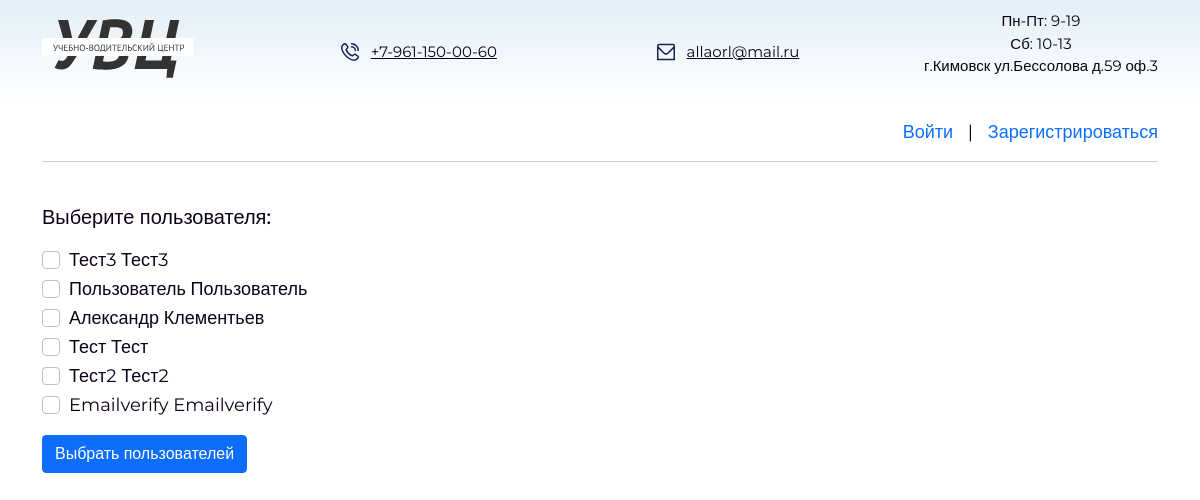
The app's page /users/user_profile/teacher_notice/ with its own data.
### users/models.py (models this page shows)
class User(AbstractUser):
    email = models.EmailField(
        _('email address'),
        unique=True,
    )
    email_verify = models.BooleanField(default=False)
    surname = models.CharField(max_length=255, blank=True, null=True)
    phone = models.CharField(max_length=255, blank=True, null=True)
    USERNAME_FIELD = 'email'
    REQUIRED_FIELDS = []

### users/views.py (the view)
# urls.py: path('user_profile/teacher_notice/', teacher_notice, name='teacher_notice'),
def  teacher_notice(request):
    group = Group.objects.get(id=2)
    users_sorted = User.objects.filter(email_verify=True, groups=group)
    context = {'users': users_sorted}
    return render(request, 'teacher_notice.html', context)

### templates/teacher_notice.html (shortened to what this page needs)
{% load static %}
<!DOCTYPE html>
<html lang="ru">
<head>
    <link href="https://cdn.jsdelivr.net/npm/bootstrap@5.0.2/dist/css/bootstrap.min.css" rel="stylesheet">
    <link rel="stylesheet" href="{% static 'css/main.css' %}">
</head>
<body>
    <header>
        <div class="container">
            <div class="header-els">
                <div class="header-icon">
                    <img src="{% static 'img/logo.svg' %}" alt="logo" class="logo">
                </div>
                <a href="tel:+7-961-150-00-60" class="item-menu menu-bg tel-menu">+7-961-150-00-60</a>
                <a href="mailto:allaorl@mail.ru" class="item-menu menu-bg mail-menu">allaorl@mail.ru</a>
                <p class="text-menu">Пн-Пт: 9-19 <br> Сб: 10-13 <br>
                    г.Кимовск ул.Бессолова д.59 оф.3 </p>
            </div>
        </div>
    </header>
    <main>
        <nav class="container">
            <ul class="nav">
                <li class="nav-item nav-item-logout">
                    {% if user.is_authenticated %}
                        <a href="{% url 'logout' %}" class="nav-link img-exit">Выйти</a>
                    {% else %}
                        <a href="{% url 'login' %}" class="nav-login" >Войти </a>|<a href="{% url 'register' %}" class="nav-login" > Зарегистрироваться</a>
                    {% endif %}
                </li>
            </ul>
        </nav>
        <div class="container">
            <form method="post" id="users-mes-form">
                <div class="title-notation">Выберите пользователя:</div>
                {% if users %}
                    <ul class="list-users">
                        {% for user in users %}
                            <li>
                                <div class="form-check">
                                    <input class="form-check-input" type="checkbox" name="user_radio" id="user_{{ user.id }}" value="{{ user.id }}">
                                    <label class="form-check-label" for="user_{{ user.id }}">
                                        {{ user.first_name }} {{ user.last_name }}
                                    </label>
                                </div>
                            </li>
                        {% endfor %}
                    </ul>
                    <button type="button" class="btn btn-primary" data-bs-toggle='modal' data-bs-target='#exampleModal'>Выбрать пользователей</button>
                {% else %}
                    <p>Нет пользователей</p>
                {% endif %}
            </form>
        </div>
    </main>
</body>
</html>

### static/css/main.css (style rules this page uses)
body { font-family: 'Montserrat', sans-serif; color: #0F001A; font-size: 18px; padding: 0; margin: 0; background: rgb(255,255,255); }
header { background: linear-gradient(0deg, rgba(255,255,255,1) 0%, rgba(227,239,248,1) 100%); }
.header-els { display: flex; align-items: center; justify-content: space-between; padding: 10px 0; font-size: 15px; text-align: center; }
.nav-login { text-decoration: none; }
.nav-login:last-child { padding-left: 10px; }
.nav-login:not(:last-child) { padding-right: 10px; }
.nav { position: relative; display: flex; border-bottom: 1.5px solid rgb(206 206 206); padding: 15px 0; }
.nav-item:last-child { margin-left: auto; }
.item-menu { margin: 0 35px; text-decoration: none; color: #0F001A; }
.tel-menu { padding-left: 30px; background-image: url(../img/phone-call-free-icon-font.svg); }
.mail-menu { padding-left: 30px; background-image: url(../img/envelope-free-icon-font.svg); }
.menu-bg { text-decoration: underline; margin-right: 24px; background-position: 0 center; background-repeat: no-repeat; display: inline-block; }
.title-notation { margin-top: 40px; font-weight: 500; font-size: 20px; display: flex; align-items: center; }
.list-users { list-style-type: none; margin-top: 15px; padding: 0; }

### records on screen
User: first_name "Тест3", last_name "Тест3"
User: first_name "Пользователь", last_name "Пользователь"
User: first_name "Александр", last_name "Клементьев"
User: first_name "Тест", last_name "Тест"
User: first_name "Тест2", last_name "Тест2"
User: first_name "Emailverify", last_name "Emailverify"
